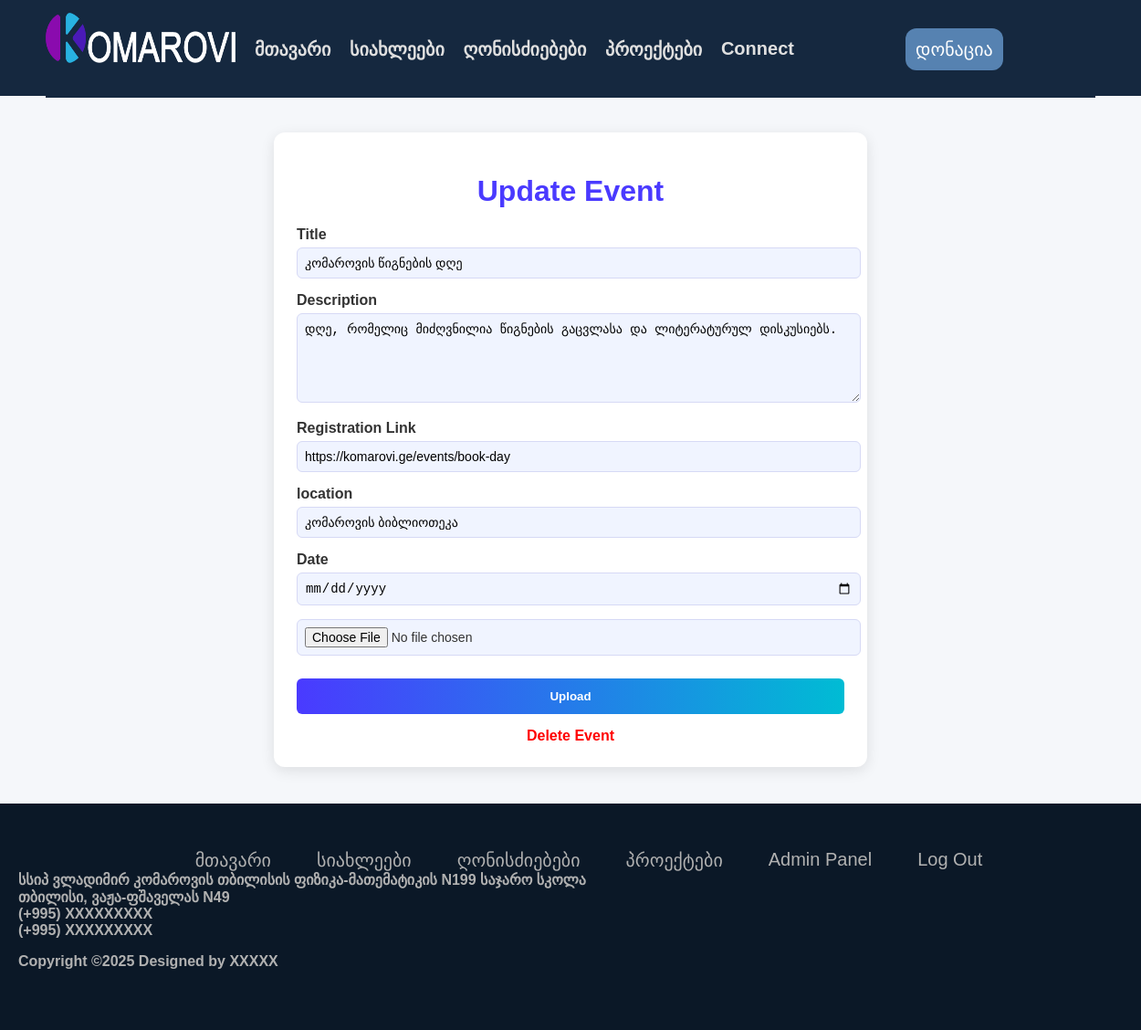
The page /adminpanel/events/update/13 (signed in) on the database its author committed.
### models.py (models this page shows, shortened)
class Events(db.Model):
    id = db.Column(db.Integer, primary_key=True)
    title = db.Column(db.String(500), nullable=False)
    description = db.Column(db.Text)
    registration_link = db.Column(db.String(500))
    location = db.Column(db.String(500))
    image = db.Column(db.String(200))
    event_date = db.Column(db.DateTime)
    date_added = db.Column(db.DateTime, default=datetime.utcnow)

### routes.py (the view, shortened to what this page needs)
@app.route("/adminpanel/events/update/<int:id>", methods=['GET', 'POST'])
@login_required
def update_event(id):
    event = Events.query.get_or_404(id)
    filename=None
    form = NewEvent()
    form.title.data = event.title
    form.description.data=event.description
    form.registration_link.data = event.registration_link
    form.event_date.data = event.event_date
    form.location.data=event.location
    form.image.data=event.image
    return render_template('update_events.html', form=form, event=event)

### forms.py
class NewEvent(FlaskForm):
    title = StringField('Title', validators=[DataRequired(), Length(min=1, max=500)])
    description = StringField('Description', validators=[DataRequired()], widget=TextArea())
    registration_link = StringField("Registration Link", validators=[DataRequired()])
    location = StringField('location', validators=[DataRequired(), Length(min=1, max=500)])
    image = FileField('Image', validators=[FileAllowed(['jpg', 'jpeg', 'png', 'gif'], 'Images only!')])
    event_date = DateField('Date', format='%Y-%m-%d', validators=[DataRequired()])
    submit = SubmitField('Upload')

### models.py (called while the page is built)
@login_manager.user_loader
def load_user(user_id):
    return User.query.get(user_id)

### templates/update_events.html (shortened to what this page needs)
{% extends "base.html" %} {% block head %}
<link
  rel="stylesheet"
  href="{{ url_for('static', filename='css/update_events.css') }}"
/>
{% endblock %} {% block content %}
<div class="form-container">
  <h1>Update Event</h1>
  <form method="POST" action="" enctype="multipart/form-data">
    <div class="form-group">
      <label>{{ form.title.label }}</label>
      {{ form.title(class="form-control") }}
    </div>
    <div class="form-group">
      <label>{{ form.description.label }}</label>
      {{ form.description(class="form-control", rows="5") }}
    </div>
    <div class="form-group">
      <label>{{ form.registration_link.label }}</label>
      {{ form.registration_link(class="form-control") }}
    </div>
    <div class="form-group">
      <label>{{ form.location.label }}</label>
      {{ form.location(class="form-control") }}
    </div>
    <div class="form-group">
      <label>{{ form.event_date.label }}</label>
      {{ form.event_date(class="form-control") }}
    </div>
    <div class="form-group">{{ form.image(class="form-control") }}</div>
    {{ form.submit(class="btn-submit") }}
  </form>
  <a href="{{ url_for('delete_event', id=event.id) }}" class="delete-link"
    >Delete Event</a
  >
</div>
{% endblock %}

### static/css/main.css (style rules this page uses)
html, body { margin: 0; height: 100%; padding: 0; display: flex; flex-direction: column; background-color: rgb(251, 251, 252); font-family: "BpgIngiriArial", Arial, Helvetica, sans-serif; }

### static/css/footer.css (style rules this page uses)
a { text-decoration: none; }

### static/css/update_events.css (style rules this page uses)
body { background-color: #f5f7fa; font-family: Arial, sans-serif; color: #333; }
.form-container { max-width: 600px; margin: 40px auto; padding: 25px; background-color: #ffffff; border-radius: 12px; box-shadow: 0px 4px 15px rgba(0, 0, 0, 0.1); }
.form-container h1 { text-align: center; color: #4a3aff; margin-bottom: 20px; }
.form-group { margin-bottom: 15px; }
.form-group label { display: block; margin-bottom: 5px; font-weight: bold; }
.form-group input, .form-group textarea { width: 100%; padding: 8px; border-radius: 6px; border: 1px solid #d6d9f5; background-color: #f0f4ff; font-size: 14px; }
.form-group textarea { min-height: 80px; resize: vertical; }
.btn-submit { width: 100%; padding: 12px 0; background: linear-gradient(90deg, #4a3aff, #00bcd4); color: white; border: none; font-weight: bold; border-radius: 6px; cursor: pointer; transition: 0.3s ease; margin-top: 10px; }
.delete-link { display: inline-block; margin-top: 15px; text-align: center; width: 100%; color: red; font-weight: bold; text-decoration: none; }

### rows shown on the page
Events: title "კომაროვის წიგნების დღე", description "დღე, რომელიც მიძღვნილია წიგნების გაცვლასა და ლიტერატურულ დისკუსიებს.", registration_link "https://komarovi.ge/events/book-day", location "კომაროვის ბიბლიოთეკა"
